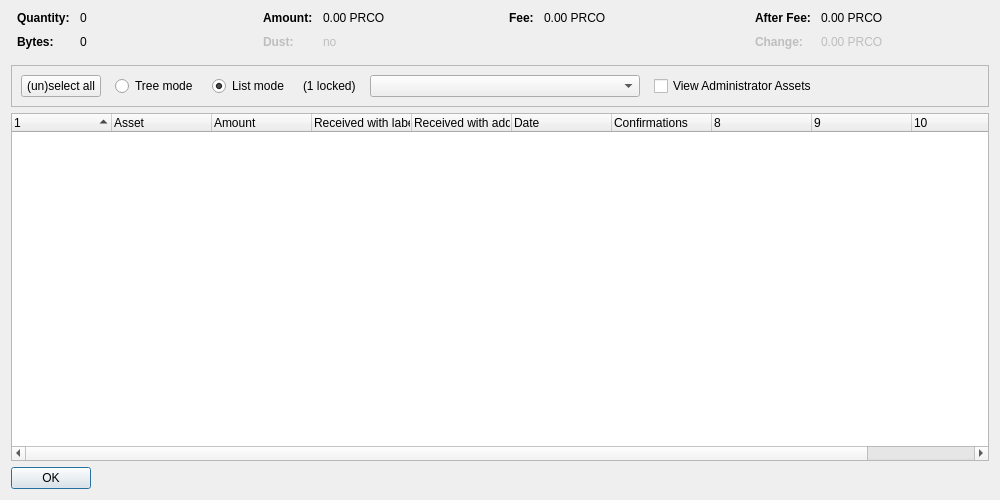
<?xml version="1.0" encoding="UTF-8"?>
<ui version="4.0">
 <class>AssetControlDialog</class>
 <widget class="QDialog" name="AssetControlDialog">
  <property name="geometry">
   <rect>
    <x>0</x>
    <y>0</y>
    <width>1000</width>
    <height>500</height>
   </rect>
  </property>
  <property name="windowTitle">
   <string>Asset Selection</string>
  </property>
  <layout class="QVBoxLayout" name="verticalLayout">
   <item>
    <layout class="QHBoxLayout" name="horizontalLayoutTop" stretch="0,0,0,0">
     <property name="topMargin">
      <number>0</number>
     </property>
     <property name="bottomMargin">
      <number>10</number>
     </property>
     <item>
      <layout class="QFormLayout" name="formLayoutAssetControl1">
       <property name="horizontalSpacing">
        <number>10</number>
       </property>
       <property name="verticalSpacing">
        <number>10</number>
       </property>
       <property name="leftMargin">
        <number>6</number>
       </property>
       <property name="rightMargin">
        <number>6</number>
       </property>
       <item row="0" column="0">
        <widget class="QLabel" name="labelAssetControlQuantityText">
         <property name="font">
          <font>
           <weight>75</weight>
           <bold>true</bold>
          </font>
         </property>
         <property name="text">
          <string>Quantity:</string>
         </property>
        </widget>
       </item>
       <item row="0" column="1">
        <widget class="QLabel" name="labelAssetControlQuantity">
         <property name="cursor">
          <cursorShape>IBeamCursor</cursorShape>
         </property>
         <property name="contextMenuPolicy">
          <enum>Qt::ActionsContextMenu</enum>
         </property>
         <property name="text">
          <string notr="true">0</string>
         </property>
         <property name="textInteractionFlags">
          <set>Qt::LinksAccessibleByMouse|Qt::TextSelectableByKeyboard|Qt::TextSelectableByMouse</set>
         </property>
        </widget>
       </item>
       <item row="1" column="0">
        <widget class="QLabel" name="labelAssetControlBytesText">
         <property name="font">
          <font>
           <weight>75</weight>
           <bold>true</bold>
          </font>
         </property>
         <property name="text">
          <string>Bytes:</string>
         </property>
        </widget>
       </item>
       <item row="1" column="1">
        <widget class="QLabel" name="labelAssetControlBytes">
         <property name="cursor">
          <cursorShape>IBeamCursor</cursorShape>
         </property>
         <property name="contextMenuPolicy">
          <enum>Qt::ActionsContextMenu</enum>
         </property>
         <property name="text">
          <string notr="true">0</string>
         </property>
         <property name="textInteractionFlags">
          <set>Qt::LinksAccessibleByMouse|Qt::TextSelectableByKeyboard|Qt::TextSelectableByMouse</set>
         </property>
        </widget>
       </item>
      </layout>
     </item>
     <item>
      <layout class="QFormLayout" name="formLayoutAssetControl2">
       <property name="horizontalSpacing">
        <number>10</number>
       </property>
       <property name="verticalSpacing">
        <number>10</number>
       </property>
       <property name="leftMargin">
        <number>6</number>
       </property>
       <property name="rightMargin">
        <number>6</number>
       </property>
       <item row="0" column="0">
        <widget class="QLabel" name="labelAssetControlAmountText">
         <property name="font">
          <font>
           <weight>75</weight>
           <bold>true</bold>
          </font>
         </property>
         <property name="text">
          <string>Amount:</string>
         </property>
        </widget>
       </item>
       <item row="0" column="1">
        <widget class="QLabel" name="labelAssetControlAmount">
         <property name="cursor">
          <cursorShape>IBeamCursor</cursorShape>
         </property>
         <property name="contextMenuPolicy">
          <enum>Qt::ActionsContextMenu</enum>
         </property>
         <property name="text">
          <string notr="true">0.00 PRCO</string>
         </property>
         <property name="textInteractionFlags">
          <set>Qt::LinksAccessibleByMouse|Qt::TextSelectableByKeyboard|Qt::TextSelectableByMouse</set>
         </property>
        </widget>
       </item>
       <item row="1" column="0">
        <widget class="QLabel" name="labelAssetControlLowOutputText">
         <property name="enabled">
          <bool>false</bool>
         </property>
         <property name="font">
          <font>
           <weight>75</weight>
           <bold>true</bold>
          </font>
         </property>
         <property name="text">
          <string>Dust:</string>
         </property>
        </widget>
       </item>
       <item row="1" column="1">
        <widget class="QLabel" name="labelAssetControlLowOutput">
         <property name="enabled">
          <bool>false</bool>
         </property>
         <property name="cursor">
          <cursorShape>IBeamCursor</cursorShape>
         </property>
         <property name="contextMenuPolicy">
          <enum>Qt::ActionsContextMenu</enum>
         </property>
         <property name="text">
          <string notr="true">no</string>
         </property>
         <property name="textInteractionFlags">
          <set>Qt::LinksAccessibleByMouse|Qt::TextSelectableByKeyboard|Qt::TextSelectableByMouse</set>
         </property>
        </widget>
       </item>
      </layout>
     </item>
     <item>
      <layout class="QFormLayout" name="formLayoutAssetControl3">
       <property name="horizontalSpacing">
        <number>10</number>
       </property>
       <property name="verticalSpacing">
        <number>10</number>
       </property>
       <property name="leftMargin">
        <number>6</number>
       </property>
       <property name="rightMargin">
        <number>6</number>
       </property>
       <item row="0" column="0">
        <widget class="QLabel" name="labelAssetControlFeeText">
         <property name="font">
          <font>
           <weight>75</weight>
           <bold>true</bold>
          </font>
         </property>
         <property name="text">
          <string>Fee:</string>
         </property>
        </widget>
       </item>
       <item row="0" column="1">
        <widget class="QLabel" name="labelAssetControlFee">
         <property name="cursor">
          <cursorShape>IBeamCursor</cursorShape>
         </property>
         <property name="contextMenuPolicy">
          <enum>Qt::ActionsContextMenu</enum>
         </property>
         <property name="text">
          <string notr="true">0.00 PRCO</string>
         </property>
         <property name="textInteractionFlags">
          <set>Qt::LinksAccessibleByMouse|Qt::TextSelectableByKeyboard|Qt::TextSelectableByMouse</set>
         </property>
        </widget>
       </item>
      </layout>
     </item>
     <item>
      <layout class="QFormLayout" name="formLayoutAssetControl4">
       <property name="horizontalSpacing">
        <number>10</number>
       </property>
       <property name="verticalSpacing">
        <number>10</number>
       </property>
       <property name="leftMargin">
        <number>6</number>
       </property>
       <property name="rightMargin">
        <number>6</number>
       </property>
       <item row="0" column="0">
        <widget class="QLabel" name="labelAssetControlAfterFeeText">
         <property name="font">
          <font>
           <weight>75</weight>
           <bold>true</bold>
          </font>
         </property>
         <property name="text">
          <string>After Fee:</string>
         </property>
        </widget>
       </item>
       <item row="0" column="1">
        <widget class="QLabel" name="labelAssetControlAfterFee">
         <property name="cursor">
          <cursorShape>IBeamCursor</cursorShape>
         </property>
         <property name="contextMenuPolicy">
          <enum>Qt::ActionsContextMenu</enum>
         </property>
         <property name="text">
          <string notr="true">0.00 PRCO</string>
         </property>
         <property name="textInteractionFlags">
          <set>Qt::LinksAccessibleByMouse|Qt::TextSelectableByKeyboard|Qt::TextSelectableByMouse</set>
         </property>
        </widget>
       </item>
       <item row="1" column="0">
        <widget class="QLabel" name="labelAssetControlChangeText">
         <property name="enabled">
          <bool>false</bool>
         </property>
         <property name="font">
          <font>
           <weight>75</weight>
           <bold>true</bold>
          </font>
         </property>
         <property name="text">
          <string>Change:</string>
         </property>
        </widget>
       </item>
       <item row="1" column="1">
        <widget class="QLabel" name="labelAssetControlChange">
         <property name="enabled">
          <bool>false</bool>
         </property>
         <property name="cursor">
          <cursorShape>IBeamCursor</cursorShape>
         </property>
         <property name="contextMenuPolicy">
          <enum>Qt::ActionsContextMenu</enum>
         </property>
         <property name="text">
          <string notr="true">0.00 PRCO</string>
         </property>
         <property name="textInteractionFlags">
          <set>Qt::LinksAccessibleByMouse|Qt::TextSelectableByKeyboard|Qt::TextSelectableByMouse</set>
         </property>
        </widget>
       </item>
      </layout>
     </item>
    </layout>
   </item>
   <item>
    <widget class="QFrame" name="frame">
     <property name="minimumSize">
      <size>
       <width>0</width>
       <height>40</height>
      </size>
     </property>
     <property name="frameShape">
      <enum>QFrame::StyledPanel</enum>
     </property>
     <property name="frameShadow">
      <enum>QFrame::Sunken</enum>
     </property>
     <layout class="QHBoxLayout" name="horizontalLayout">
      <item>
       <layout class="QHBoxLayout" name="horizontalLayoutPanel" stretch="0,0,0,0,0,0,0">
        <property name="spacing">
         <number>14</number>
        </property>
        <item>
         <widget class="QPushButton" name="pushButtonSelectAll">
          <property name="sizePolicy">
           <sizepolicy hsizetype="Maximum" vsizetype="Fixed">
            <horstretch>0</horstretch>
            <verstretch>0</verstretch>
           </sizepolicy>
          </property>
          <property name="text">
           <string>(un)select all</string>
          </property>
          <property name="autoDefault">
           <bool>false</bool>
          </property>
         </widget>
        </item>
        <item>
         <widget class="QRadioButton" name="radioTreeMode">
          <property name="sizePolicy">
           <sizepolicy hsizetype="Maximum" vsizetype="Fixed">
            <horstretch>0</horstretch>
            <verstretch>0</verstretch>
           </sizepolicy>
          </property>
          <property name="text">
           <string>Tree mode</string>
          </property>
         </widget>
        </item>
        <item>
         <widget class="QRadioButton" name="radioListMode">
          <property name="sizePolicy">
           <sizepolicy hsizetype="Maximum" vsizetype="Fixed">
            <horstretch>0</horstretch>
            <verstretch>0</verstretch>
           </sizepolicy>
          </property>
          <property name="text">
           <string>List mode</string>
          </property>
          <property name="checked">
           <bool>true</bool>
          </property>
         </widget>
        </item>
        <item>
         <widget class="QLabel" name="labelLocked">
          <property name="text">
           <string notr="true">(1 locked)</string>
          </property>
         </widget>
        </item>
        <item>
         <widget class="QComboBox" name="assetList">
          <property name="minimumContentsLength">
           <number>30</number>
          </property>
         </widget>
        </item>
        <item>
         <widget class="QCheckBox" name="viewAdministrator">
          <property name="toolTip">
           <string>View assets that you have the ownership asset for</string>
          </property>
          <property name="text">
           <string>View Administrator Assets</string>
          </property>
         </widget>
        </item>
        <item>
         <spacer name="horizontalSpacer">
          <property name="orientation">
           <enum>Qt::Horizontal</enum>
          </property>
          <property name="sizeHint" stdset="0">
           <size>
            <width>40</width>
            <height>20</height>
           </size>
          </property>
         </spacer>
        </item>
       </layout>
      </item>
     </layout>
    </widget>
   </item>
   <item>
    <widget class="AssetControlTreeWidget" name="treeWidget">
     <property name="contextMenuPolicy">
      <enum>Qt::CustomContextMenu</enum>
     </property>
     <property name="sortingEnabled">
      <bool>false</bool>
     </property>
     <property name="columnCount">
      <number>11</number>
     </property>
     <attribute name="headerShowSortIndicator" stdset="0">
      <bool>true</bool>
     </attribute>
     <attribute name="headerStretchLastSection">
      <bool>false</bool>
     </attribute>
     <column>
      <property name="text">
       <string/>
      </property>
     </column>
     <column>
      <property name="text">
       <string>Asset</string>
      </property>
     </column>
     <column>
      <property name="text">
       <string>Amount</string>
      </property>
     </column>
     <column>
      <property name="text">
       <string>Received with label</string>
      </property>
     </column>
     <column>
      <property name="text">
       <string>Received with address</string>
      </property>
     </column>
     <column>
      <property name="text">
       <string>Date</string>
      </property>
     </column>
     <column>
      <property name="text">
       <string>Confirmations</string>
      </property>
      <property name="toolTip">
       <string>Confirmed</string>
      </property>
     </column>
     <column>
      <property name="text">
       <string/>
      </property>
     </column>
     <column>
      <property name="text">
       <string/>
      </property>
     </column>
     <column>
      <property name="text">
       <string/>
      </property>
     </column>
     <column>
      <property name="text">
       <string/>
      </property>
     </column>
    </widget>
   </item>
   <item>
    <widget class="QDialogButtonBox" name="buttonBox">
     <property name="sizePolicy">
      <sizepolicy hsizetype="Maximum" vsizetype="Fixed">
       <horstretch>0</horstretch>
       <verstretch>0</verstretch>
      </sizepolicy>
     </property>
     <property name="orientation">
      <enum>Qt::Horizontal</enum>
     </property>
     <property name="standardButtons">
      <set>QDialogButtonBox::Ok</set>
     </property>
    </widget>
   </item>
  </layout>
 </widget>
 <customwidgets>
  <customwidget>
   <class>AssetControlTreeWidget</class>
   <extends>QTreeWidget</extends>
   <header location="global">assetcontroltreewidget.h</header>
  </customwidget>
 </customwidgets>
 <resources/>
 <connections/>
</ui>
